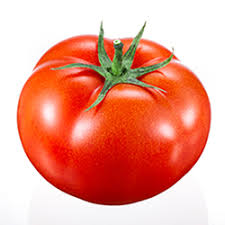
#> input picture tomato.jpg, 225 x 225 px, found by its file name
$ python '06) Shearing.py'
#> lines starting #> are read from the running program, lines starting #| are printed output that depends on the picture
'''
Shearing
Shearing ka matlab hai shape ko taira (slant / tircha) kar dena
bina uska area badlay.
Shape phisal jati hai, ghoomti nahi, bas tedhi ho jati hai.

Real life example
Socho ek bookshelf hai
Neechay ka hissa wahi rahe
Upar ka hissa right side ko slide ho jaye
Shelf tirchi lagay gi
Yehi shearing hai

Shearing me kya hota hai?
Size almost same
Area same
Angle bigar jata hai
Shape parallelogram jaisi ho jati hai
'''

'''
Types of Shearing

1) X-Shear (Side wali shearing
Y same rehta hai
X aagay peeche slide hota hai

Formula (easy):
x new = x + (shear × y)
y new = y
Upar wala hissa zyada slide karta hai
'''
import cv2
import numpy as np

# Image load
img = cv2.imread("tomato.jpg")
#> img is the input picture: shape (225, 225, 3); mean B, G, R 144.3, 161, 235.8
rows, cols = img.shape[:2]
#> rows = 225; cols = 225

# Shear factor
shx = 0.5  # horizontal shear
shy = 0    # vertical shear nahi

# Shear matrix (X-Shear)
M = np.float32([[1, shx, 0],
                [shy, 1, 0]])

# Apply shear
sheared_img = cv2.warpAffine(img, M, (cols, rows))
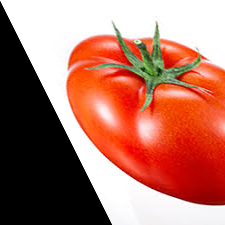
#> sheared_img: shape (225, 225, 3); mean B, G, R 103.2, 117.6, 176.2

# Show images
cv2.imshow("Original", img)
cv2.imshow("X-Sheared", sheared_img)
cv2.waitKey(0)
cv2.destroyAllWindows()

'''
2) Y-Shear (Upar neeche shearing)
X same rehta hai
Y upar neeche slide hota hai

Formula:
x new = x
y new = y + (shear × x)
Right side zyada move karti hai
'''

# Image load
img = cv2.imread("tomato.jpg")
rows, cols = img.shape[:2]

# Shear factor
shx = 0    # horizontal shear nahi
shy = 0.3  # vertical shear

# Shear matrix (Y-Shear)
M = np.float32([[1, shx, 0],
                [shy, 1, 0]])

# Apply shear
sheared_img = cv2.warpAffine(img, M, (cols, rows))
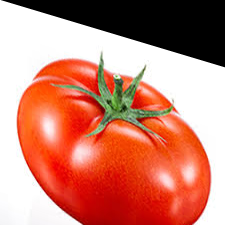
#> sheared_img: shape (225, 225, 3); mean B, G, R 113.8, 130.7, 201.2

# Show images
cv2.imshow("Original", img)
cv2.imshow("Y-Sheared", sheared_img)
cv2.waitKey(0)
cv2.destroyAllWindows()

'''
3) X-Y Shear (Dono taraf)

X bhi change
Y bhi change

Ek chhota example

Point hai (1, 1)
Shear = 2

X-shear:
x new = 1 + 2×1 = 3
y new = 1
→ (3,1)

Y-shear:
x new = 1
y new = 1 + 2×1 = 3
→ (1,3)
'''


# Image load
img = cv2.imread("tomato.jpg")
rows, cols = img.shape[:2]

# Shear factors
shx = 0.5  # horizontal
shy = 0.3  # vertical

# Shear matrix (X-Y Shear)
M = np.float32([[1, shx, 0],
                [shy, 1, 0]])

# Apply shear
sheared_img = cv2.warpAffine(img, M, (cols, rows))
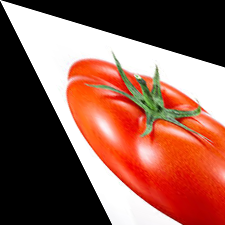
#> sheared_img: shape (225, 225, 3); mean B, G, R 80.4, 92.7, 141.3

# Show images
cv2.imshow("Original", img)
cv2.imshow("X-Y Sheared", sheared_img)
cv2.waitKey(0)
cv2.destroyAllWindows()

$ run again, with 01.jpg copied over tomato.jpg
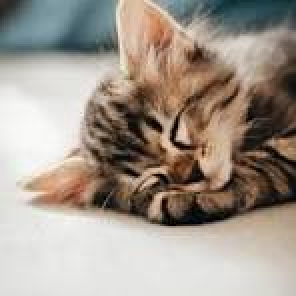
#> input picture 01.jpg, 148 x 148 px, found by its file name (shown 2 times larger)
#> img is the input picture: shape (148, 148, 3); mean B, G, R 141.2, 151.9, 162.6
#> `sheared_img = cv2.warpAffine(img, M, (cols, rows))`:
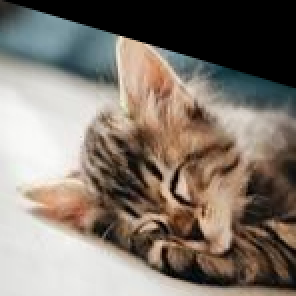
#> sheared_img: shape (148, 148, 3) (shown 2 times larger); mean B, G, R 110.5, 120.1, 130.2
#> `sheared_img = cv2.warpAffine(img, M, (cols, rows))`:
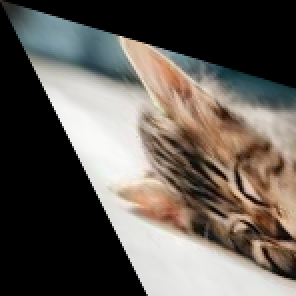
#> sheared_img: shape (148, 148, 3) (shown 2 times larger); mean B, G, R 86.2, 92.8, 99.1

$ run again, with 1.jpg copied over tomato.jpg
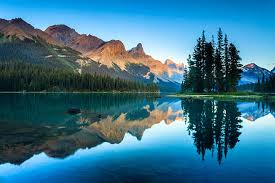
#> input picture 1.jpg, 275 x 183 px, found by its file name
#> img is the input picture: shape (183, 275, 3); mean B, G, R 137.3, 112.9, 55.9
#> `sheared_img = cv2.warpAffine(img, M, (cols, rows))`:
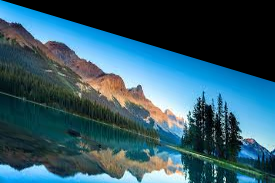
#> sheared_img: shape (183, 275, 3); mean B, G, R 103.6, 88.7, 50
#> `sheared_img = cv2.warpAffine(img, M, (cols, rows))`:
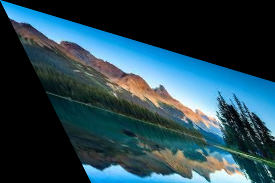
#> sheared_img: shape (183, 275, 3); mean B, G, R 80.7, 69.4, 39.8
